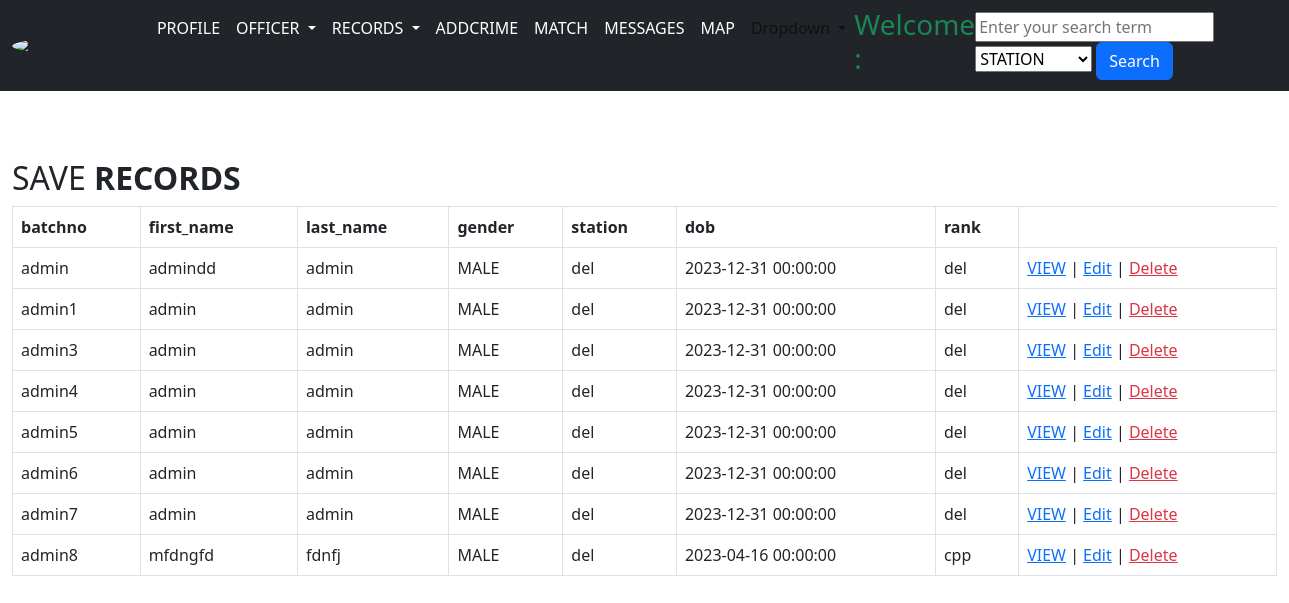
Before: /allofficer with the older database file.
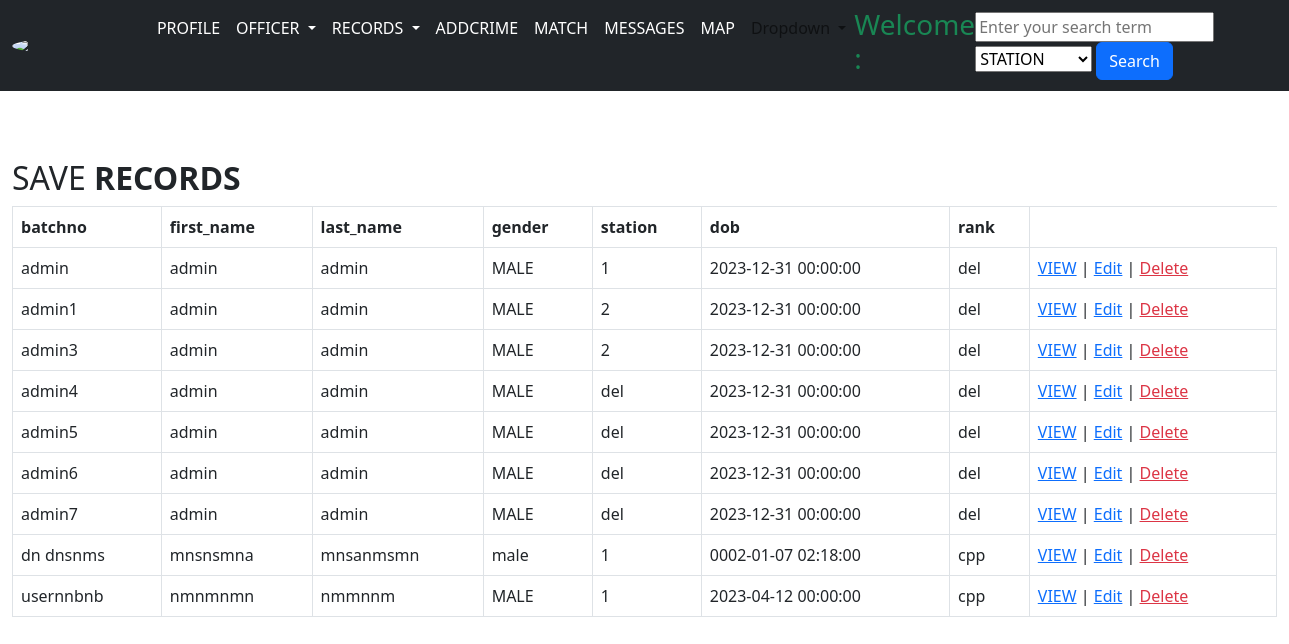
After: the same page with the newer database file.
### models.py (models this page shows, shortened)
class User(db.Model, UserMixin):
    id = db.Column(db.Integer, primary_key=True)
    batchno = db.Column(db.String(20), unique=True, nullable=False)
    first_name = db.Column(db.String(20), unique=False, nullable=False)
    last_name = db.Column(db.String(20), unique=False, nullable=False)
    rank = db.Column(db.String(20), unique=False, nullable=False)
    station = db.Column(db.String(120), db.ForeignKey('location.id'))
    profile_pic = db.Column(db.String(), nullable=True)
    dob = db.Column(db.DateTime, nullable=False)
    active = db.Column(db.Boolean, default=False, nullable=False)
    gender = db.Column(db.String(20), unique=False, nullable=False)
    messages_sent = db.relationship('Message', foreign_keys='Message.sender_id', backref='sender')
    messages_received = db.relationship('Message', foreign_keys='Message.recipient_id', backref='recipient')
    date_added = db.Column(db.DateTime, default=datetime.utcnow)
    password_hash = db.Column(db.String(128))

### app.py (the view)
@app.route('/ddd', methods=['GET', 'POST'])
@app.route('/allofficer')
def allofficer():
    return render_template('officer.html', police= User.query.all())

### Templates/officer.html (shortened to what this page needs)
{% extends 'base.html' %}
{% block content %}
<!DOCTYPE html>
<html>
<head>
</head>
<body>
    <div class="container-fluid" add style="overflow-y:scroll" >
        <div class="table-wrapper">
            <div class="table-title">
                <div class="row">
                    <div class="col-sm-8"><h2>SAVE <b>RECORDS</b></h2></div>
                </div>
            </div>
            <table class="table table-bordered">
                <thead>
					<tr>
			<th>batchno</th>
			<th>first_name</th>
			<th>last_name</th>
			<th>gender</th>
			<th>station</th>
			<th>dob</th>
			<th>rank</th>
		</tr>
	</thead>
	<tbody>
		{% for data in police %}
		<tbody>
	<td>{{data["batchno"]}}</td>
 <td>{{data["first_name"]}}</td>
 <td>{{data["last_name"]}}</td>
 <td>{{data["gender"]}}</td>
 <td>{{data["station"]}}</td>
 <td>{{data["dob"]}}</td>
 <td>{{data["rank"]}}</td>
			<td>
				<a href="{{ url_for('dashboard', id=data['id']) }}" class="text-primary"> VIEW</a> |
				<a href="{{ url_for('update', id=data['id']) }}" class="text-primary"> Edit</a> |
                <a href="{{ url_for('delete', id=data['id']) }}" class="text-danger"> Delete</a>
		</td>
	{% endfor %}
</tbody>
</table>
</div>
</div>
</body>
</html>
{% endblock %}

### Templates/base.html (shortened to what this page needs)
<!doctype html>
<html lang="en">
  <head>
    <link href="navbar.css" rel="stylesheet">
  </head>
    <link href="https://cdn.jsdelivr.net/npm/bootstrap@5.2.1/dist/css/bootstrap.min.css" rel="stylesheet">
  </head>
  <body>
    {% include 'navbar.html' %}
    <br/>
    {% block content %}
    {% endblock %}
  </body>
</html>

### Templates/navbar.html (shortened to what this page needs)
<link href="../static/dist/css/bootstrap.min.css" rel="stylesheet">
<nav class="navbar navbar-expand-lg bg-dark">
  <div class="container-fluid">
      {% if current_user.profile_pic %}
		<img src="{{ url_for('static', filename='images/' + current_user.profile_pic)}}" img class="img-profile rounded-circle" width="60x60">
		{% else %}
		<img src="{{ url_for('static', filename='images/default_profile_pic.png')}}" img class="img-profile rounded-circle" width="200">
		{% endif %}
    <div class="collapse navbar-collapse" id="navbarSupportedContent">
      <ul class="navbar-nav me-auto mb-2 mb-lg-0">
        <li class="nav-item">
          <a class="nav-link px-2 text-white" aria-current="page" href="{{url_for('index')}}">PROFILE</a>
        </li>
        <li class="nav-item dropdown">
          <a class="nav-link dropdown-toggle text-white" href="" role="button" data-bs-toggle="dropdown" aria-expanded="false">
            OFFICER
          </a>
          <li class="nav-item dropdown">
            <a class="nav-link dropdown-toggle text-white" href="" role="button" data-bs-toggle="dropdown" aria-expanded="false">
              RECORDS
            </a>
        </li>
        <li class="nav-item">
          <a class="nav-link px-2 text-white" aria-current="page" href="{{url_for('addcrime')}}">ADDCRIME</a>
        </li>
         <li class="nav-item">
          <a class="nav-link px-2 text-white" aria-current="page" href="{{url_for('match')}}">MATCH</a>
        </li>
        <li class="nav-item">
          <a class="nav-link px-2 text-white" aria-current="page" href="/send_message">MESSAGES</a>
        </li>
        <li class="nav-item">
          <a class="nav-link px-2 text-white" aria-current="page" href="/map">MAP</a>
        </li>
        <li class="nav-item dropdown">
          <a class="nav-link dropdown-toggle" href="#" role="button" data-bs-toggle="dropdown" aria-expanded="false">
            Dropdown
          </a>
        </li>
        <li class="nav-item">
          <h3 class="text-success">Welcome : {{current_user.first_name }} {{current_user.last_name }}</h3>
        </li>
      </ul>
    </div>
    <form method="POST" action="{{ url_for('search') }}">
      <input type="text" name="search_term" placeholder="Enter your search term">
      <select name="filter_option">
        <option value="last_name">STATION</option>
      </select>
      <button type="submit" class="btn btn-primary">Search</button>
    </form>
  </div>
</nav>
<br>

### static/css/navbar.css (style rules this page uses)
body { padding-bottom: 20px; }
.navbar { margin-bottom: 20px; }

Changed rows visible on the page:
removed User: batchno "admin8", first_name "mfdngfd", last_name "fdnfj", gender "MALE", station "del", dob "2023-04-16 00:00:00", rank "cpp"
changed User (number 1 of 9 on the later page): first_name "admindd" → "admin"; station "del" → "1"
changed User "admin1": station "del" → "2"
changed User "admin3": station "del" → "2"
added User: batchno "dn dnsnms", first_name "mnsnsmna", last_name "mnsanmsmn", gender "male", station "1", dob "0002-01-07 02:18:00", rank "cpp"
added User: batchno "usernnbnb", first_name "nmnmnmn", last_name "nmmnnm", gender "MALE", station "1", dob "2023-04-12 00:00:00", rank "cpp"
